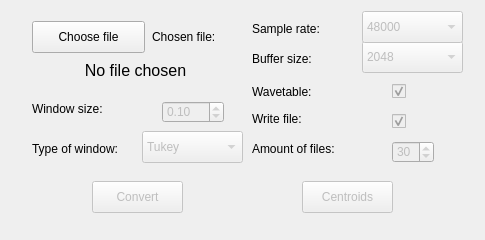
<?xml version="1.0" encoding="UTF-8"?>
<ui version="4.0">
 <class>Form</class>
 <widget class="QWidget" name="Form">
  <property name="geometry">
   <rect>
    <x>0</x>
    <y>0</y>
    <width>485</width>
    <height>240</height>
   </rect>
  </property>
  <property name="sizePolicy">
   <sizepolicy hsizetype="Fixed" vsizetype="Fixed">
    <horstretch>0</horstretch>
    <verstretch>0</verstretch>
   </sizepolicy>
  </property>
  <property name="minimumSize">
   <size>
    <width>485</width>
    <height>240</height>
   </size>
  </property>
  <property name="maximumSize">
   <size>
    <width>485</width>
    <height>240</height>
   </size>
  </property>
  <property name="windowTitle">
   <string>Form</string>
  </property>
  <widget class="QComboBox" name="window_type">
   <property name="enabled">
    <bool>false</bool>
   </property>
   <property name="geometry">
    <rect>
     <x>142</x>
     <y>131</y>
     <width>101</width>
     <height>32</height>
    </rect>
   </property>
   <property name="currentIndex">
    <number>0</number>
   </property>
   <property name="maxVisibleItems">
    <number>2</number>
   </property>
   <property name="frame">
    <bool>true</bool>
   </property>
   <item>
    <property name="text">
     <string>Tukey</string>
    </property>
   </item>
   <item>
    <property name="text">
     <string>Hamming</string>
    </property>
   </item>
   <item>
    <property name="text">
     <string>Hann</string>
    </property>
   </item>
   <item>
    <property name="text">
     <string>Boxcar</string>
    </property>
   </item>
   <item>
    <property name="text">
     <string>Blackman</string>
    </property>
   </item>
  </widget>
  <widget class="QLabel" name="label_2">
   <property name="geometry">
    <rect>
     <x>252</x>
     <y>51</y>
     <width>81</width>
     <height>16</height>
    </rect>
   </property>
   <property name="text">
    <string>Buffer size:</string>
   </property>
  </widget>
  <widget class="QPushButton" name="centroids_button">
   <property name="enabled">
    <bool>false</bool>
   </property>
   <property name="geometry">
    <rect>
     <x>302</x>
     <y>181</y>
     <width>91</width>
     <height>32</height>
    </rect>
   </property>
   <property name="text">
    <string>Centroids</string>
   </property>
  </widget>
  <widget class="QCheckBox" name="is_wavetable">
   <property name="enabled">
    <bool>false</bool>
   </property>
   <property name="geometry">
    <rect>
     <x>392</x>
     <y>81</y>
     <width>86</width>
     <height>20</height>
    </rect>
   </property>
   <property name="text">
    <string/>
   </property>
   <property name="checked">
    <bool>true</bool>
   </property>
  </widget>
  <widget class="QLabel" name="label_5">
   <property name="geometry">
    <rect>
     <x>252</x>
     <y>111</y>
     <width>59</width>
     <height>16</height>
    </rect>
   </property>
   <property name="text">
    <string>Write file:</string>
   </property>
  </widget>
  <widget class="QComboBox" name="buffer_size">
   <property name="enabled">
    <bool>false</bool>
   </property>
   <property name="geometry">
    <rect>
     <x>362</x>
     <y>41</y>
     <width>101</width>
     <height>32</height>
    </rect>
   </property>
   <property name="currentIndex">
    <number>2</number>
   </property>
   <property name="maxVisibleItems">
    <number>2</number>
   </property>
   <property name="frame">
    <bool>true</bool>
   </property>
   <item>
    <property name="text">
     <string>512</string>
    </property>
   </item>
   <item>
    <property name="text">
     <string>1024</string>
    </property>
   </item>
   <item>
    <property name="text">
     <string>2048</string>
    </property>
   </item>
   <item>
    <property name="text">
     <string>4096</string>
    </property>
   </item>
  </widget>
  <widget class="QLabel" name="label_6">
   <property name="geometry">
    <rect>
     <x>252</x>
     <y>141</y>
     <width>101</width>
     <height>16</height>
    </rect>
   </property>
   <property name="text">
    <string>Amount of files:</string>
   </property>
  </widget>
  <widget class="QSpinBox" name="amt_files">
   <property name="enabled">
    <bool>false</bool>
   </property>
   <property name="geometry">
    <rect>
     <x>392</x>
     <y>141</y>
     <width>42</width>
     <height>22</height>
    </rect>
   </property>
   <property name="minimum">
    <number>1</number>
   </property>
   <property name="value">
    <number>30</number>
   </property>
  </widget>
  <widget class="QComboBox" name="sample_rate">
   <property name="enabled">
    <bool>false</bool>
   </property>
   <property name="geometry">
    <rect>
     <x>362</x>
     <y>11</y>
     <width>101</width>
     <height>32</height>
    </rect>
   </property>
   <property name="currentIndex">
    <number>1</number>
   </property>
   <property name="maxVisibleItems">
    <number>2</number>
   </property>
   <property name="frame">
    <bool>true</bool>
   </property>
   <item>
    <property name="text">
     <string>44100</string>
    </property>
   </item>
   <item>
    <property name="text">
     <string>48000</string>
    </property>
   </item>
   <item>
    <property name="text">
     <string>88200</string>
    </property>
   </item>
   <item>
    <property name="text">
     <string>96000</string>
    </property>
   </item>
  </widget>
  <widget class="QPushButton" name="file_chooser">
   <property name="geometry">
    <rect>
     <x>32</x>
     <y>21</y>
     <width>113</width>
     <height>32</height>
    </rect>
   </property>
   <property name="text">
    <string>Choose file</string>
   </property>
  </widget>
  <widget class="QLabel" name="label">
   <property name="geometry">
    <rect>
     <x>152</x>
     <y>21</y>
     <width>91</width>
     <height>31</height>
    </rect>
   </property>
   <property name="text">
    <string>Chosen file:</string>
   </property>
   <property name="alignment">
    <set>Qt::AlignLeading|Qt::AlignLeft|Qt::AlignVCenter</set>
   </property>
  </widget>
  <widget class="QDoubleSpinBox" name="window_size">
   <property name="enabled">
    <bool>false</bool>
   </property>
   <property name="geometry">
    <rect>
     <x>162</x>
     <y>101</y>
     <width>62</width>
     <height>22</height>
    </rect>
   </property>
   <property name="decimals">
    <number>2</number>
   </property>
   <property name="minimum">
    <double>0.010000000000000</double>
   </property>
   <property name="maximum">
    <double>1.000000000000000</double>
   </property>
   <property name="singleStep">
    <double>0.050000000000000</double>
   </property>
   <property name="value">
    <double>0.100000000000000</double>
   </property>
  </widget>
  <widget class="QLabel" name="label_4">
   <property name="geometry">
    <rect>
     <x>252</x>
     <y>81</y>
     <width>81</width>
     <height>21</height>
    </rect>
   </property>
   <property name="text">
    <string>Wavetable:</string>
   </property>
  </widget>
  <widget class="QCheckBox" name="write_files">
   <property name="enabled">
    <bool>false</bool>
   </property>
   <property name="geometry">
    <rect>
     <x>392</x>
     <y>111</y>
     <width>86</width>
     <height>20</height>
    </rect>
   </property>
   <property name="text">
    <string/>
   </property>
   <property name="checked">
    <bool>true</bool>
   </property>
  </widget>
  <widget class="QLabel" name="label_3">
   <property name="geometry">
    <rect>
     <x>32</x>
     <y>101</y>
     <width>91</width>
     <height>16</height>
    </rect>
   </property>
   <property name="text">
    <string>Window size:</string>
   </property>
  </widget>
  <widget class="QPushButton" name="run_button">
   <property name="enabled">
    <bool>false</bool>
   </property>
   <property name="geometry">
    <rect>
     <x>92</x>
     <y>181</y>
     <width>91</width>
     <height>32</height>
    </rect>
   </property>
   <property name="text">
    <string>Convert</string>
   </property>
  </widget>
  <widget class="QLabel" name="label_7">
   <property name="geometry">
    <rect>
     <x>32</x>
     <y>141</y>
     <width>101</width>
     <height>16</height>
    </rect>
   </property>
   <property name="text">
    <string>Type of window:</string>
   </property>
  </widget>
  <widget class="QLabel" name="label_8">
   <property name="geometry">
    <rect>
     <x>252</x>
     <y>21</y>
     <width>81</width>
     <height>16</height>
    </rect>
   </property>
   <property name="text">
    <string>Sample rate:</string>
   </property>
  </widget>
  <widget class="QLabel" name="filename">
   <property name="geometry">
    <rect>
     <x>30</x>
     <y>50</y>
     <width>211</width>
     <height>41</height>
    </rect>
   </property>
   <property name="font">
    <font>
     <pointsize>12</pointsize>
    </font>
   </property>
   <property name="text">
    <string>No file chosen</string>
   </property>
   <property name="alignment">
    <set>Qt::AlignCenter</set>
   </property>
   <property name="wordWrap">
    <bool>true</bool>
   </property>
  </widget>
 </widget>
 <resources/>
 <connections/>
</ui>
